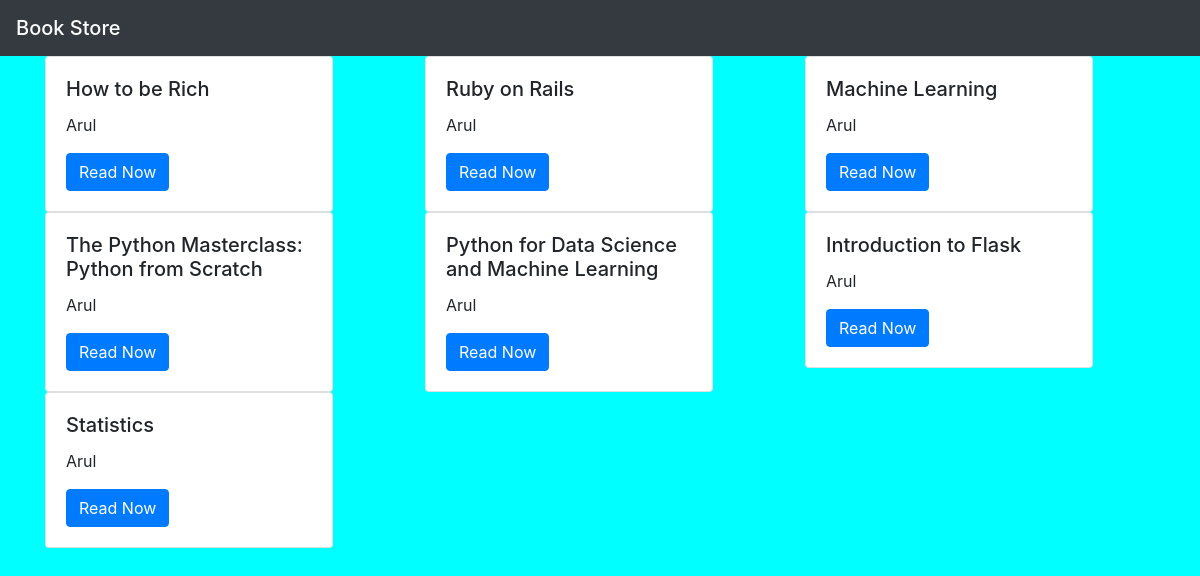
/books, run on the app's committed database.
### app.py (models this page shows)
class Book(db.Model):
    name = db.Column(db.String(100), unique = True, nullable=False, primary_key = True)
    author = db.Column(db.String(100), nullable=False)

### app.py (the view)
@app.route('/books')
def books():
    books = Book.query.all()
    return render_template('books.html', books = books)

### templates/books.html (shortened to what this page needs)
{% extends 'base.html' %}
    {% block body %}
    <div class = "container">
        <div class="row">
            {% for book in books %}
            <div class="col-md-4">
                <div class="card" style="width: 18rem;">
                    <div class="card-body">
                      <h5 class="card-title">{{book.name}}</h5>
                      <p class="card-text">{{book.author}}</p>
                      <a href="#" class="btn btn-primary">Read Now</a>
                    </div>
                  </div>
            </div>
            {% endfor %}
        </div>
    </div>
    {% endblock %}

### templates/base.html (shortened to what this page needs)
<html>
<head>
    <link rel="stylesheet" href="https://maxcdn.bootstrapcdn.com/bootstrap/4.0.0/css/bootstrap.min.css">
    <link rel="stylesheet" href="{{ url_for('static', filename = 'style.css') }}">
</head>
<body>
    <nav class="navbar navbar-dark bg-dark">
        <span class="navbar-brand mb-0 h1">Book Store</span>
      </nav>
    {% block body %}
    {% endblock %}
</body>
</html>

### static/style.css (style rules this page uses)
body { background-color: aqua; }

### data on the page
Book: name "How to be Rich", author "Arul"
Book: name "Ruby on Rails", author "Arul"
Book: name "Machine Learning", author "Arul"
Book: name "The Python Masterclass: Python from Scratch", author "Arul"
Book: name "Python for Data Science and Machine Learning", author "Arul"
Book: name "Introduction to Flask", author "Arul"
Book: name "Statistics", author "Arul"
